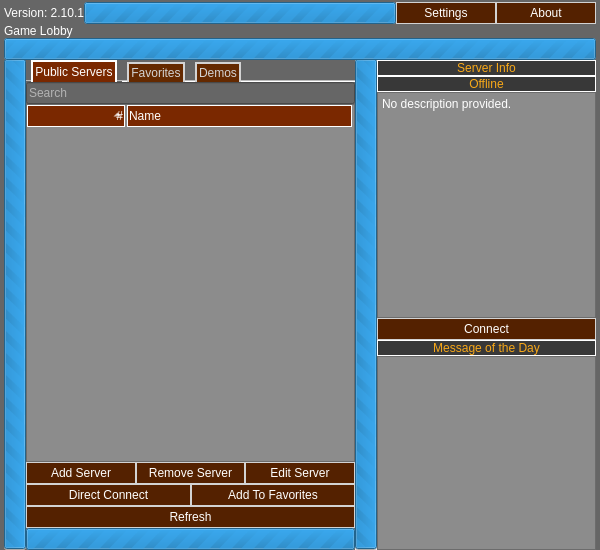
<?xml version="1.0" encoding="UTF-8"?>
<ui version="4.0">
 <class>lobby_form</class>
 <widget class="QWidget" name="lobby_form">
  <property name="geometry">
   <rect>
    <x>0</x>
    <y>0</y>
    <width>600</width>
    <height>550</height>
   </rect>
  </property>
  <property name="sizePolicy">
   <sizepolicy hsizetype="Expanding" vsizetype="Expanding">
    <horstretch>0</horstretch>
    <verstretch>0</verstretch>
   </sizepolicy>
  </property>
  <property name="minimumSize">
   <size>
    <width>300</width>
    <height>280</height>
   </size>
  </property>
  <property name="cursor">
   <cursorShape>WaitCursor</cursorShape>
  </property>
  <property name="contextMenuPolicy">
   <enum>Qt::CustomContextMenu</enum>
  </property>
  <property name="windowTitle">
   <string/>
  </property>
  <property name="styleSheet">
   <string notr="true">QWidget#lobby_form {
    background-color : rgba(102, 102, 102, 255);
}

QLabel {
    color: white;
}

QLineEdit {
    background-color: rgb(102,102,102);
	color: rgb(255, 255, 255);
}

QTreeWidget {
    background-color: rgb(102,102,102);
    color: white
}

QWidget#demo_tab {
    border: 1px solid white
}

QPushButton {
    border: 1px solid lightgray;
    background-color: rgb(84,33,0);
    color: white;
    padding: 3;
}

QPushButton:hover {
    border: 1px solid white;
    background-color: rgb(122,40,0);
}

QPushButton:pressed {
    border: 1px solid white;
    background-color: rgb(125,41,0);
    color: white;
}

QTabBar::tab {
    border: 2px solid lightgray;
    background-color: rgb(100,41,0);
    color: lightgray;
    padding: 2;
    margin-right: 5px;
    margin-left: 5px;
	border-bottom: 0;
}

QTabBar::tab:selected, QTabBar::tab:hover {
    color: white;
    background-color: rgb(122,40,0);
}

QTabBar::tab:selected {
    background-color: rgb(122,40,0);
    border: 2px solid white;
	border-bottom: 0;
}

QTabBar::tab:!selected {
    margin-top: 2px; /* make non-selected tabs look smaller */
}

QHeaderView::section {
    border: 1px solid white;
    background-color: rgb(122,40,0);
    margin-right: 2px;
	padding: 1;
}

QHeaderView::section:pressed {
    background-color: rgb(84,33,0);
}

QHeaderView::up-arrow
{
    image: url(&quot;:/resource/ui/lobby_assets/up-arrow.png&quot;);
}

QHeaderView::down-arrow
{
    image: url(&quot;:/resource/ui/lobby_assets/down-arrow.png&quot;);
}

QScrollBar:vertical {
  background-color: rgba(140,140,140, 255);
  color : white
}

QScrollBar:horizontall {
  background-color: rgba(140,140,140, 255);
  color : white
}</string>
  </property>
  <layout class="QVBoxLayout" name="verticalLayout">
   <property name="spacing">
    <number>0</number>
   </property>
   <property name="leftMargin">
    <number>4</number>
   </property>
   <property name="topMargin">
    <number>2</number>
   </property>
   <property name="rightMargin">
    <number>4</number>
   </property>
   <property name="bottomMargin">
    <number>0</number>
   </property>
   <item>
    <widget class="QWidget" name="lobby_info" native="true">
     <layout class="QVBoxLayout" name="verticalLayout_2">
      <property name="spacing">
       <number>0</number>
      </property>
      <property name="leftMargin">
       <number>0</number>
      </property>
      <property name="topMargin">
       <number>0</number>
      </property>
      <property name="rightMargin">
       <number>0</number>
      </property>
      <property name="bottomMargin">
       <number>0</number>
      </property>
      <item>
       <widget class="QWidget" name="lobby_controls" native="true">
        <layout class="QHBoxLayout" name="horizontalLayout_2">
         <property name="spacing">
          <number>0</number>
         </property>
         <property name="leftMargin">
          <number>0</number>
         </property>
         <property name="topMargin">
          <number>0</number>
         </property>
         <property name="rightMargin">
          <number>0</number>
         </property>
         <property name="bottomMargin">
          <number>0</number>
         </property>
         <item>
          <widget class="QLabel" name="game_version_lbl">
           <property name="text">
            <string>Version: 2.10.1</string>
           </property>
          </widget>
         </item>
         <item>
          <widget class="QProgressBar" name="progressBar_5">
           <property name="cursor">
            <cursorShape>WaitCursor</cursorShape>
           </property>
           <property name="maximum">
            <number>0</number>
           </property>
           <property name="value">
            <number>-1</number>
           </property>
           <property name="textVisible">
            <bool>false</bool>
           </property>
          </widget>
         </item>
         <item>
          <widget class="QPushButton" name="settings_button">
           <property name="sizePolicy">
            <sizepolicy hsizetype="Preferred" vsizetype="Fixed">
             <horstretch>0</horstretch>
             <verstretch>0</verstretch>
            </sizepolicy>
           </property>
           <property name="minimumSize">
            <size>
             <width>100</width>
             <height>0</height>
            </size>
           </property>
           <property name="text">
            <string>Settings</string>
           </property>
          </widget>
         </item>
         <item>
          <widget class="QPushButton" name="about_button">
           <property name="sizePolicy">
            <sizepolicy hsizetype="Preferred" vsizetype="Fixed">
             <horstretch>0</horstretch>
             <verstretch>0</verstretch>
            </sizepolicy>
           </property>
           <property name="minimumSize">
            <size>
             <width>100</width>
             <height>0</height>
            </size>
           </property>
           <property name="text">
            <string>About</string>
           </property>
          </widget>
         </item>
        </layout>
       </widget>
      </item>
      <item>
       <widget class="QLabel" name="lobby_title">
        <property name="text">
         <string>Game Lobby</string>
        </property>
       </widget>
      </item>
      <item>
       <widget class="QProgressBar" name="progressBar_2">
        <property name="cursor">
         <cursorShape>WaitCursor</cursorShape>
        </property>
        <property name="maximum">
         <number>0</number>
        </property>
        <property name="value">
         <number>0</number>
        </property>
        <property name="textVisible">
         <bool>false</bool>
        </property>
       </widget>
      </item>
     </layout>
    </widget>
   </item>
   <item>
    <widget class="QWidget" name="server_interaction" native="true">
     <property name="sizePolicy">
      <sizepolicy hsizetype="Preferred" vsizetype="Preferred">
       <horstretch>0</horstretch>
       <verstretch>0</verstretch>
      </sizepolicy>
     </property>
     <layout class="QHBoxLayout" name="horizontalLayout">
      <property name="spacing">
       <number>0</number>
      </property>
      <property name="leftMargin">
       <number>0</number>
      </property>
      <property name="topMargin">
       <number>0</number>
      </property>
      <property name="rightMargin">
       <number>0</number>
      </property>
      <property name="bottomMargin">
       <number>0</number>
      </property>
      <item>
       <widget class="QProgressBar" name="progressBar_4">
        <property name="cursor">
         <cursorShape>WaitCursor</cursorShape>
        </property>
        <property name="maximum">
         <number>0</number>
        </property>
        <property name="value">
         <number>0</number>
        </property>
        <property name="textVisible">
         <bool>false</bool>
        </property>
        <property name="orientation">
         <enum>Qt::Vertical</enum>
        </property>
       </widget>
      </item>
      <item>
       <widget class="QWidget" name="serverlist" native="true">
        <property name="sizePolicy">
         <sizepolicy hsizetype="Preferred" vsizetype="Preferred">
          <horstretch>3</horstretch>
          <verstretch>0</verstretch>
         </sizepolicy>
        </property>
        <layout class="QVBoxLayout" name="verticalLayout_3">
         <property name="spacing">
          <number>0</number>
         </property>
         <property name="leftMargin">
          <number>0</number>
         </property>
         <property name="topMargin">
          <number>0</number>
         </property>
         <property name="rightMargin">
          <number>0</number>
         </property>
         <property name="bottomMargin">
          <number>0</number>
         </property>
         <item>
          <widget class="QTabWidget" name="connections_tabview">
           <property name="contextMenuPolicy">
            <enum>Qt::CustomContextMenu</enum>
           </property>
           <property name="layoutDirection">
            <enum>Qt::LeftToRight</enum>
           </property>
           <property name="styleSheet">
            <string notr="true"/>
           </property>
           <property name="currentIndex">
            <number>0</number>
           </property>
           <property name="documentMode">
            <bool>true</bool>
           </property>
           <widget class="QWidget" name="serverlist_tab">
            <attribute name="title">
             <string>Public Servers</string>
            </attribute>
            <layout class="QGridLayout" name="gridLayout">
             <property name="leftMargin">
              <number>0</number>
             </property>
             <property name="topMargin">
              <number>0</number>
             </property>
             <property name="rightMargin">
              <number>0</number>
             </property>
             <property name="bottomMargin">
              <number>0</number>
             </property>
             <property name="spacing">
              <number>0</number>
             </property>
             <item row="0" column="0">
              <widget class="QLineEdit" name="serverlist_search">
               <property name="placeholderText">
                <string>Search</string>
               </property>
              </widget>
             </item>
             <item row="1" column="0">
              <widget class="QTreeWidget" name="serverlist_tree">
               <property name="styleSheet">
                <string notr="true">background-color: rgba(140, 140, 140, 255);
color: rgb(255, 255, 255);</string>
               </property>
               <property name="textElideMode">
                <enum>Qt::ElideNone</enum>
               </property>
               <property name="sortingEnabled">
                <bool>true</bool>
               </property>
               <column>
                <property name="text">
                 <string>#</string>
                </property>
                <property name="textAlignment">
                 <set>AlignTrailing|AlignVCenter</set>
                </property>
               </column>
               <column>
                <property name="text">
                 <string>Name</string>
                </property>
               </column>
              </widget>
             </item>
            </layout>
           </widget>
           <widget class="QWidget" name="favorites_tab">
            <attribute name="title">
             <string>Favorites</string>
            </attribute>
            <layout class="QGridLayout" name="gridLayout_2">
             <property name="leftMargin">
              <number>0</number>
             </property>
             <property name="topMargin">
              <number>0</number>
             </property>
             <property name="rightMargin">
              <number>0</number>
             </property>
             <property name="bottomMargin">
              <number>0</number>
             </property>
             <property name="spacing">
              <number>0</number>
             </property>
             <item row="0" column="0">
              <widget class="QTreeWidget" name="favorites_tree">
               <property name="contextMenuPolicy">
                <enum>Qt::CustomContextMenu</enum>
               </property>
               <property name="styleSheet">
                <string notr="true">background-color: rgba(140, 140, 140, 255);
color: rgb(255, 255, 255);</string>
               </property>
               <property name="textElideMode">
                <enum>Qt::ElideNone</enum>
               </property>
               <property name="sortingEnabled">
                <bool>true</bool>
               </property>
               <column>
                <property name="text">
                 <string>#</string>
                </property>
               </column>
               <column>
                <property name="text">
                 <string>Name</string>
                </property>
               </column>
              </widget>
             </item>
            </layout>
           </widget>
           <widget class="QWidget" name="demo_tab">
            <attribute name="title">
             <string>Demos</string>
            </attribute>
            <layout class="QGridLayout" name="gridLayout_3">
             <property name="leftMargin">
              <number>0</number>
             </property>
             <property name="topMargin">
              <number>0</number>
             </property>
             <property name="rightMargin">
              <number>0</number>
             </property>
             <property name="bottomMargin">
              <number>0</number>
             </property>
             <property name="spacing">
              <number>0</number>
             </property>
             <item row="0" column="0">
              <widget class="QTreeWidget" name="demo_tree">
               <property name="styleSheet">
                <string notr="true">background-color: rgba(140, 140, 140, 255);
color: rgb(255, 255, 255);</string>
               </property>
               <property name="textElideMode">
                <enum>Qt::ElideNone</enum>
               </property>
               <property name="indentation">
                <number>0</number>
               </property>
               <property name="sortingEnabled">
                <bool>true</bool>
               </property>
               <column>
                <property name="text">
                 <string>Server</string>
                </property>
               </column>
               <column>
                <property name="text">
                 <string>Name</string>
                </property>
               </column>
              </widget>
             </item>
            </layout>
           </widget>
          </widget>
         </item>
         <item>
          <layout class="QHBoxLayout" name="server_controls">
           <item>
            <widget class="QPushButton" name="add_server_button">
             <property name="text">
              <string>Add Server</string>
             </property>
            </widget>
           </item>
           <item>
            <widget class="QPushButton" name="remove_from_favorites_button">
             <property name="text">
              <string>Remove Server</string>
             </property>
            </widget>
           </item>
           <item>
            <widget class="QPushButton" name="edit_favorite_button">
             <property name="text">
              <string>Edit Server</string>
             </property>
            </widget>
           </item>
          </layout>
         </item>
         <item>
          <layout class="QHBoxLayout" name="favorite_controls">
           <item>
            <widget class="QPushButton" name="direct_connect_button">
             <property name="text">
              <string>Direct Connect</string>
             </property>
            </widget>
           </item>
           <item>
            <widget class="QPushButton" name="add_to_favorite_button">
             <property name="text">
              <string>Add To Favorites</string>
             </property>
            </widget>
           </item>
          </layout>
         </item>
         <item>
          <layout class="QHBoxLayout" name="refresh_layout">
           <item>
            <widget class="QPushButton" name="refresh_button">
             <property name="text">
              <string>Refresh</string>
             </property>
            </widget>
           </item>
          </layout>
         </item>
         <item>
          <widget class="QProgressBar" name="progressBar_3">
           <property name="cursor">
            <cursorShape>WaitCursor</cursorShape>
           </property>
           <property name="maximum">
            <number>0</number>
           </property>
           <property name="value">
            <number>0</number>
           </property>
           <property name="textVisible">
            <bool>false</bool>
           </property>
          </widget>
         </item>
        </layout>
       </widget>
      </item>
      <item>
       <widget class="QProgressBar" name="progressBar">
        <property name="enabled">
         <bool>true</bool>
        </property>
        <property name="sizePolicy">
         <sizepolicy hsizetype="Expanding" vsizetype="Expanding">
          <horstretch>0</horstretch>
          <verstretch>0</verstretch>
         </sizepolicy>
        </property>
        <property name="cursor">
         <cursorShape>WaitCursor</cursorShape>
        </property>
        <property name="autoFillBackground">
         <bool>true</bool>
        </property>
        <property name="maximum">
         <number>0</number>
        </property>
        <property name="value">
         <number>0</number>
        </property>
        <property name="textVisible">
         <bool>false</bool>
        </property>
        <property name="orientation">
         <enum>Qt::Vertical</enum>
        </property>
        <property name="invertedAppearance">
         <bool>false</bool>
        </property>
       </widget>
      </item>
      <item>
       <widget class="QWidget" name="info_motd" native="true">
        <property name="sizePolicy">
         <sizepolicy hsizetype="Preferred" vsizetype="Preferred">
          <horstretch>2</horstretch>
          <verstretch>0</verstretch>
         </sizepolicy>
        </property>
        <layout class="QVBoxLayout" name="verticalLayout_4">
         <property name="spacing">
          <number>0</number>
         </property>
         <property name="leftMargin">
          <number>0</number>
         </property>
         <property name="topMargin">
          <number>0</number>
         </property>
         <property name="rightMargin">
          <number>0</number>
         </property>
         <property name="bottomMargin">
          <number>0</number>
         </property>
         <item>
          <widget class="QWidget" name="server_info" native="true">
           <property name="sizePolicy">
            <sizepolicy hsizetype="Preferred" vsizetype="Preferred">
             <horstretch>0</horstretch>
             <verstretch>4</verstretch>
            </sizepolicy>
           </property>
           <layout class="QVBoxLayout" name="verticalLayout_5">
            <property name="spacing">
             <number>0</number>
            </property>
            <property name="leftMargin">
             <number>0</number>
            </property>
            <property name="topMargin">
             <number>0</number>
            </property>
            <property name="rightMargin">
             <number>0</number>
            </property>
            <property name="bottomMargin">
             <number>0</number>
            </property>
            <item>
             <widget class="QLabel" name="server_info_lbl">
              <property name="styleSheet">
               <string notr="true">color: #F8A818;
background-color: #383838;
border: 1px solid white;</string>
              </property>
              <property name="text">
               <string>Server Info</string>
              </property>
              <property name="alignment">
               <set>Qt::AlignCenter</set>
              </property>
             </widget>
            </item>
            <item>
             <widget class="QLabel" name="server_player_count_lbl">
              <property name="styleSheet">
               <string notr="true">color: #F8A818;
background-color: #383838;
border: 1px solid white;</string>
              </property>
              <property name="text">
               <string>Offline</string>
              </property>
              <property name="alignment">
               <set>Qt::AlignCenter</set>
              </property>
             </widget>
            </item>
            <item>
             <widget class="QTextBrowser" name="server_description_text">
              <property name="sizePolicy">
               <sizepolicy hsizetype="Expanding" vsizetype="Expanding">
                <horstretch>0</horstretch>
                <verstretch>0</verstretch>
               </sizepolicy>
              </property>
              <property name="styleSheet">
               <string notr="true">background-color: rgba(140, 140, 140, 255);
color: rgb(255, 255, 255);</string>
              </property>
              <property name="html">
               <string>&lt;!DOCTYPE HTML PUBLIC &quot;-//W3C//DTD HTML 4.0//EN&quot; &quot;http://www.w3.org/TR/REC-html40/strict.dtd&quot;&gt;
&lt;html&gt;&lt;head&gt;&lt;meta name=&quot;qrichtext&quot; content=&quot;1&quot; /&gt;&lt;meta charset=&quot;utf-8&quot; /&gt;&lt;style type=&quot;text/css&quot;&gt;
p, li { white-space: pre-wrap; }
hr { height: 1px; border-width: 0; }
li.unchecked::marker { content: &quot;\2610&quot;; }
li.checked::marker { content: &quot;\2612&quot;; }
&lt;/style&gt;&lt;/head&gt;&lt;body style=&quot; font-family:'Segoe UI'; font-size:9pt; font-weight:400; font-style:normal;&quot;&gt;
&lt;p style=&quot; margin-top:0px; margin-bottom:0px; margin-left:0px; margin-right:0px; -qt-block-indent:0; text-indent:0px;&quot;&gt;No description provided.&lt;/p&gt;&lt;/body&gt;&lt;/html&gt;</string>
              </property>
             </widget>
            </item>
            <item>
             <widget class="QPushButton" name="connect_button">
              <property name="enabled">
               <bool>false</bool>
              </property>
              <property name="text">
               <string>Connect</string>
              </property>
             </widget>
            </item>
           </layout>
          </widget>
         </item>
         <item>
          <widget class="QWidget" name="motd" native="true">
           <property name="sizePolicy">
            <sizepolicy hsizetype="Preferred" vsizetype="Preferred">
             <horstretch>0</horstretch>
             <verstretch>3</verstretch>
            </sizepolicy>
           </property>
           <layout class="QVBoxLayout" name="verticalLayout_6">
            <property name="spacing">
             <number>0</number>
            </property>
            <property name="leftMargin">
             <number>0</number>
            </property>
            <property name="topMargin">
             <number>0</number>
            </property>
            <property name="rightMargin">
             <number>0</number>
            </property>
            <property name="bottomMargin">
             <number>0</number>
            </property>
            <item>
             <widget class="QLabel" name="motd_lbl">
              <property name="styleSheet">
               <string notr="true">color: #F8A818;
background-color: #383838;
border: 1px solid white;</string>
              </property>
              <property name="text">
               <string>Message of the Day</string>
              </property>
              <property name="alignment">
               <set>Qt::AlignCenter</set>
              </property>
             </widget>
            </item>
            <item>
             <widget class="QTextBrowser" name="motd_text">
              <property name="styleSheet">
               <string notr="true">background-color: rgba(140, 140, 140, 255);
color: rgb(255, 255, 255);</string>
              </property>
              <property name="html">
               <string>&lt;!DOCTYPE HTML PUBLIC &quot;-//W3C//DTD HTML 4.0//EN&quot; &quot;http://www.w3.org/TR/REC-html40/strict.dtd&quot;&gt;
&lt;html&gt;&lt;head&gt;&lt;meta name=&quot;qrichtext&quot; content=&quot;1&quot; /&gt;&lt;meta charset=&quot;utf-8&quot; /&gt;&lt;style type=&quot;text/css&quot;&gt;
p, li { white-space: pre-wrap; }
hr { height: 1px; border-width: 0; }
li.unchecked::marker { content: &quot;\2610&quot;; }
li.checked::marker { content: &quot;\2612&quot;; }
&lt;/style&gt;&lt;/head&gt;&lt;body style=&quot; font-family:'Segoe UI'; font-size:9pt; font-weight:400; font-style:normal;&quot;&gt;
&lt;p style=&quot;-qt-paragraph-type:empty; margin-top:0px; margin-bottom:0px; margin-left:0px; margin-right:0px; -qt-block-indent:0; text-indent:0px;&quot;&gt;&lt;br /&gt;&lt;/p&gt;&lt;/body&gt;&lt;/html&gt;</string>
              </property>
              <property name="openExternalLinks">
               <bool>true</bool>
              </property>
             </widget>
            </item>
           </layout>
          </widget>
         </item>
        </layout>
       </widget>
      </item>
     </layout>
    </widget>
   </item>
  </layout>
 </widget>
 <resources/>
 <connections/>
</ui>
